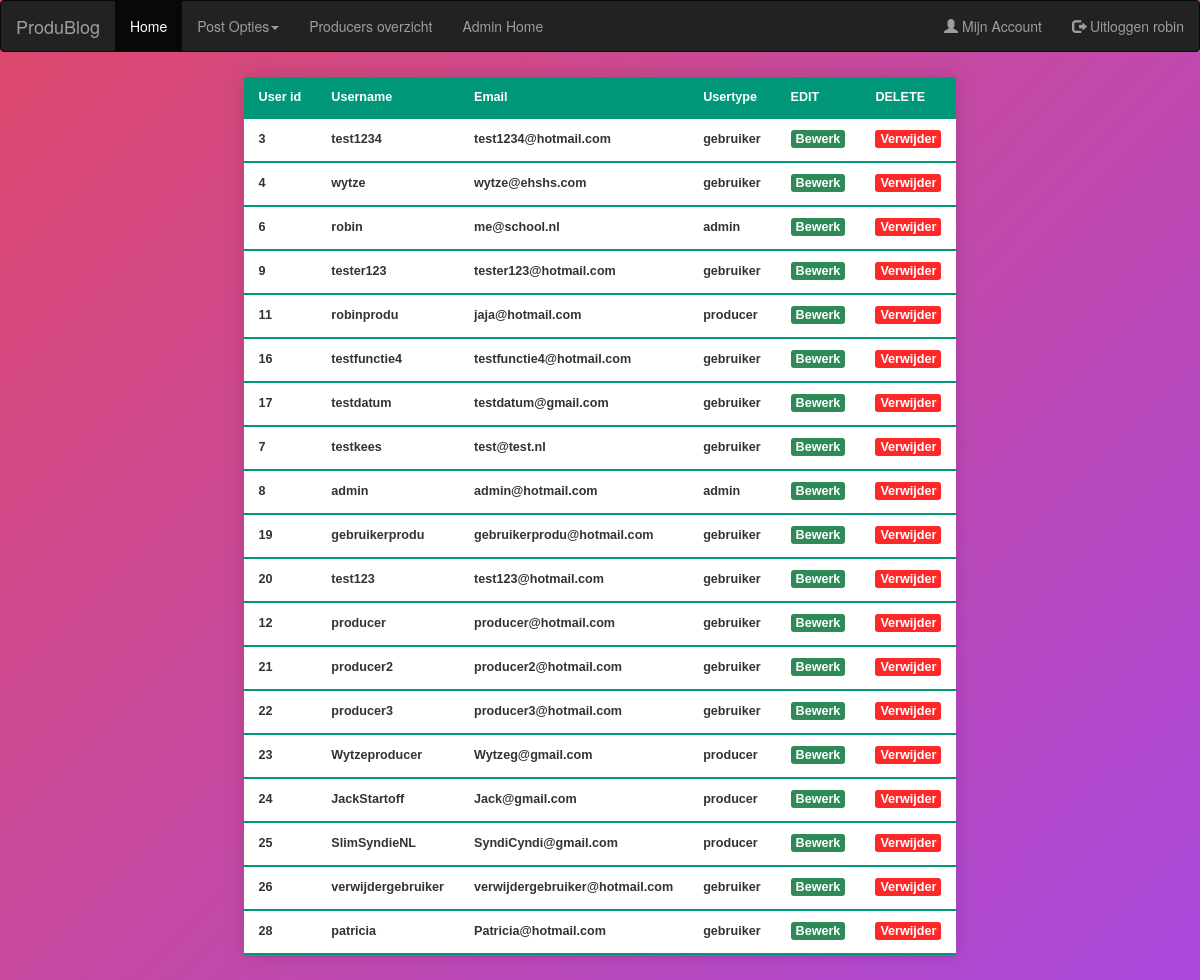
Page /Produblog/admin_home.php (signed in) on the committed database.
### tables this page shows
CREATE TABLE `users` (
  `idUsers` int(11) NOT NULL,
  `username` varchar(255) DEFAULT NULL,
  `password` varchar(255) DEFAULT NULL,
  `usertype` varchar(32) DEFAULT NULL,
  `email` varchar(255) DEFAULT NULL,
  `date` date DEFAULT NULL
);

### Produblog/assets/includes/include.php (called while the page is built, shortened)
<?php
  require_once('header.php');
  require_once('functions/functions.php');
  ?>

### Produblog/assets/includes/functions/functions.php (called while the page is built, shortened)
<?php
function html($text){
    return htmlspecialchars($text, ENT_QUOTES | ENT_SUBSTITUTE, 'UTF-8');
}
?>

### Produblog/admin_home.php (the view)
<?php
require_once('assets/includes/include.php');
$con = getDBConnection();
  if(isset($_SESSION['usertype']) && $_SESSION['usertype'] == 'admin'){
				$query = "SELECT * FROM users ORDER BY date";
				$query_run = $con->query($query);
			if($query_run){
				echo '
				<table class="styled-table">
					<thead>
						<tr>
							<th>User id</th>
							<th>Username</th>
							<th>Email</th>
							<th>Usertype</th>
							<th>EDIT</th>
							<th>DELETE</th>
						</tr>
					</thead>
				';
				foreach($query_run as $row){
				echo'
				<tbody>
						<tr class="active-row">
							<th> '.html($row->idUsers).' </th>
							<th> '.html($row->username).' </th>
							<th> '.html($row->email).' </th>
							<th> '.html($row->usertype).' </th>
							<th>
								<a href="edituser.php?id='.html($row->idUsers).'" class="edit_btn" >Bewerk</a>
							</th>
							<th>
								<a href="deleteuser.php?id='.html($row->idUsers).'" class="delete_btn" >Verwijder</a>
							</th>
						</tr>
				</tbody>
			';
				}
				echo'</table>';
			}
}else{
	header('location: home.php');
}
?>
<?php include_once('assets/includes/footer.php'); ?>

### Produblog/assets/includes/header.php (shortened to what this page needs)
<!DOCTYPE html>
<html lang="en">
<head>
  <link rel="stylesheet" href="assets/css/style.css">
  <link rel="stylesheet" href="https://maxcdn.bootstrapcdn.com/bootstrap/3.4.1/css/bootstrap.min.css">
</head>
<nav class="navbar navbar-inverse">
<?php
	$con = getDBConnection();
		if(isset($_SESSION['idUsers'])){
			$query = "SELECT idUsers, username, email, usertype FROM users WHERE idUsers = :idUsers";
			$user =  $con->prepare($query);
			$user->bindValue(':idUsers', $_SESSION['idUsers']);
			$user->execute();
			$result = $user->fetch(PDO::FETCH_ASSOC);
			echo"
			  <div class='container-fluid'>
				<div class='navbar-header'>
				  <a class='navbar-brand' href='home.php'>ProduBlog</a>
				</div>
				<ul class='nav navbar-nav'>
				  <li class='active'><a href='home.php'>Home</a></li>
			";
			if(isset($_SESSION['usertype']) && ( ($_SESSION['usertype'] == 'producer')  or ($_SESSION['usertype'] == 'admin') ) ){
				echo"  <li class='dropdown'><a class='dropdown-toggle' data-toggle='dropdown' href='#''>Post Opties<span class='caret'></span></a>
					<ul class='dropdown-menu'>
				  <li><a href='mijnposts.php?id=".$_SESSION['idUsers']."'>Mijn Posts</a></li>
				  <li><a href='producer_posts_create.php'>Creëer Post</a></li>
				  </ul>
				  </li>
				";
			  }
			  echo"
				  <li><a href='produceroverzicht.php'>Producers overzicht</a></li>
			";
			  if(isset($_SESSION['usertype']) && $_SESSION['usertype'] == 'admin'){
				echo "  <li><a href='admin_home.php'>Admin Home</a></li> ";
			  }
			echo"
				</ul>
					<ul class='nav navbar-nav navbar-right'>
						<li><a href='mijnaccount.php'><span class='glyphicon glyphicon-user'></span> Mijn Account</a></li>
						<li><a href='logout.php'><span class='glyphicon glyphicon-log-out'></span> Uitloggen ".$result['username']."</a></li>
					</ul>
			</div>
			";
		}
?>
</nav>
<body>

### Produblog/assets/css/style.css (style rules this page uses)
* { margin: 0px; padding: 0px; }
body { background-image: url("../assets/images/produbg.jpg"); font-size: 120%; background: rgb(222,73,109); background: -moz-linear-gradient(-45deg, rgba(222,73,109,1) 0%, rgba(171,73,222,1) 100%); background: -webkit-gradient(linear, left top, right bottom, color-stop(0%,rgba(222,73,109,1)), color-stop(100%,rgba(171,73,222,1))); background: -webkit-linear-gradient(-45deg, rgba(222,73,109,1) 0%,rgba(171,73,222,1) 100%); background: -o-linear-gradient(-45deg, rgba(222,73,109,1) 0%,rgba(171,73,222,1) 100%); background: -ms-linear-gradient(-45deg, rgba(222,73,109,1) 0%,rgba(171,73,222,1) 100%); background: linear-gradient(135deg, rgba(222,73,109,1) 0%,rgba(171,73,222,1) 100%); font-family: "Roboto", sans-serif; -webkit-font-smoothing: antialiased; -moz-osx-font-smoothing: grayscale; }
.styled-table { border-collapse: collapse; margin: 25px 0; font-size: 0.9em; font-family: sans-serif; min-width: 400px; box-shadow: 0 0 20px rgba(0, 0, 0, 0.15); margin-left: auto; margin-right: auto; background: #FFFFFF; }
.styled-table thead tr { background-color: #009879; color: #ffffff; text-align: left; }
.styled-table th, .styled-table td { padding: 12px 15px; }
.styled-table tbody tr { border-bottom: 1px solid #dddddd; }
.styled-table tbody tr:last-of-type { border-bottom: 2px solid #009879; }
.edit_btn { text-decoration: none; padding: 2px 5px; background: #2E8B57; color: white; border-radius: 3px; }
.delete_btn { text-decoration: none; padding: 2px 5px; background: #FF2828; color: white; border-radius: 3px; }

### rows in the picture
users: username "robin", idUsers "6", email "me@school.nl", usertype "admin"
users: idUsers "3", username "test1234", email "test1234@hotmail.com", usertype "gebruiker"
users: idUsers "4", username "wytze", email "wytze@ehshs.com", usertype "gebruiker"
users: idUsers "9", username "tester123", email "tester123@hotmail.com", usertype "gebruiker"
users: idUsers "11", username "robinprodu", email "jaja@hotmail.com", usertype "producer"
users: idUsers "16", username "testfunctie4", email "testfunctie4@hotmail.com", usertype "gebruiker"
users: idUsers "17", username "testdatum", email "testdatum@gmail.com", usertype "gebruiker"
users: idUsers "7", username "testkees", email "test@test.nl", usertype "gebruiker"
users: idUsers "8", username "admin", email "admin@hotmail.com", usertype "admin"
users: idUsers "19", username "gebruikerprodu", email "gebruikerprodu@hotmail.com", usertype "gebruiker"
users: idUsers "20", username "test123", email "test123@hotmail.com", usertype "gebruiker"
users: idUsers "12", username "producer", email "producer@hotmail.com", usertype "gebruiker"
users: idUsers "21", username "producer2", email "producer2@hotmail.com", usertype "gebruiker"
users: idUsers "22", username "producer3", email "producer3@hotmail.com", usertype "gebruiker"
users: idUsers "23", username "Wytzeproducer", email "Wytzeg@gmail.com", usertype "producer"
users: idUsers "24", username "JackStartoff", email "Jack@gmail.com", usertype "producer"
users: idUsers "25", username "SlimSyndieNL", email "SyndiCyndi@gmail.com", usertype "producer"
users: idUsers "26", username "verwijdergebruiker", email "verwijdergebruiker@hotmail.com", usertype "gebruiker"
users: idUsers "28", username "patricia", email "Patricia@hotmail.com", usertype "gebruiker"
